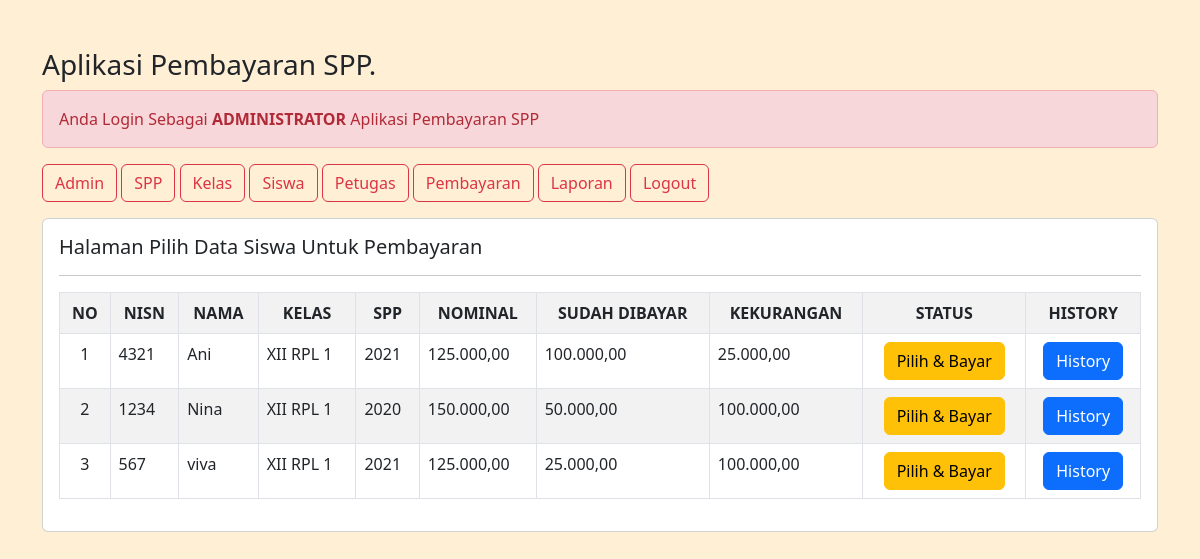
/pembayaranspp/admin/admin.php?url=pembayaran (signed in), run on the app's committed database.
### tables this page shows
CREATE TABLE `siswa` (
  `nisn` char(10) NOT NULL,
  `nis` char(8) NOT NULL,
  `nama` varchar(35) NOT NULL,
  `id_kelas` int(11) NOT NULL,
  `alamat` text NOT NULL,
  `no_telp` varchar(13) NOT NULL,
  `id_spp` int(11) NOT NULL
);

CREATE TABLE `kelas` (
  `id_kelas` int(11) NOT NULL,
  `nama_kelas` varchar(10) NOT NULL,
  `kompetensi_keahlian` varchar(50) NOT NULL
);

CREATE TABLE `spp` (
  `id_spp` int(11) NOT NULL,
  `tahun` int(11) NOT NULL,
  `nominal` int(11) NOT NULL
);

### pembayaranspp/admin/pembayaran.php (the view)
<h5>Halaman Pilih Data Siswa Untuk Pembayaran</h5>
 <hr>
 <table class="table table-striped table-bordered">
 	<tr class="fw-bold">
 		<td align=center valign=top>NO</td>
 		<td align=center valign=top>NISN</td>
 		<td align=center valign=top>NAMA</td>
 		<td align=center valign=top>KELAS</td>
 		<td align=center valign=top>SPP</td>
 		<td align=center valign=top>NOMINAL</td>
 		<td align=center valign=top>SUDAH DIBAYAR</td>
 		<td align=center valign=top>KEKURANGAN</td>
 		<td align=center valign=top>STATUS</td>
 		<td align=center valign=top>HISTORY</td>
 	</tr>
 	<?php
	include '../koneksi.php';
	$no = 1;
	$sql = "SELECT * FROM siswa, spp, kelas WHERE siswa.id_kelas=kelas.id_kelas AND siswa.id_spp=spp.id_spp ORDER By nama ASC ";
	$query = mysqli_query($koneksi, $sql);
	foreach ($query as $data ) {
	$data_pembayaran	= mysqli_query ($koneksi, "SELECT SUM(jumlah_bayar) as jumlah_bayar FROM pembayaran WHERE nisn='$data[nisn]'");
	$data_pembayaran	=  mysqli_fetch_array($data_pembayaran);
	$sudah_bayar 		= $data_pembayaran['jumlah_bayar'];
	$kekurangan			= $data['nominal']-$data_pembayaran['jumlah_bayar'];
	?>
	<tr>
		<td align=center><?= $no++ ?></td>
		<td><?= $data['nisn'] ?></td>
		<td><?= $data['nama'] ?></td>
		<td><?= $data['nama_kelas'] ?></td>
		<td><?= $data['tahun'] ?></td>
		<td><?= number_format($data['nominal'],2,',','.'); ?></td>
		<td><?= number_format($sudah_bayar,2,',','.'); ?></td>
		<td><?= number_format($kekurangan,2,',','.'); ?></td>
		<td>
			<?php
			if($kekurangan==0){
				echo "<center><span class='badge text-bg-success'> Sudah Lunas </span></center>";
			}else{?>
					<center><a href="?url=tambah-pembayaran&nisn=<?= $data['nisn']?>&kekurangan=<?= $kekurangan?>" class="btn btn-warning ">Pilih & Bayar</a> </center>
			<?php }?>
		</td>
		<td>
			<center><a href="?url=history-pembayaran&nisn=<?= $data ['nisn'] ?>" class = "btn btn-primary">History</a></center>
		</td>
	</tr>
	<?php } ?>
</table>

### data on the page
siswa: nisn "4321", nama "Ani", id_kelas.nama_kelas "XII RPL 1", id_spp.tahun "2021", id_spp.nominal "125.000,00", sudah_bayar "100.000,00", kekurangan "25.000,00"
siswa: nisn "1234", nama "Nina", id_kelas.nama_kelas "XII RPL 1", id_spp.tahun "2020", id_spp.nominal "150.000,00", sudah_bayar "50.000,00", kekurangan "100.000,00"
siswa: nisn "567", nama "viva", id_kelas.nama_kelas "XII RPL 1", id_spp.tahun "2021", id_spp.nominal "125.000,00", sudah_bayar "25.000,00", kekurangan "100.000,00"
